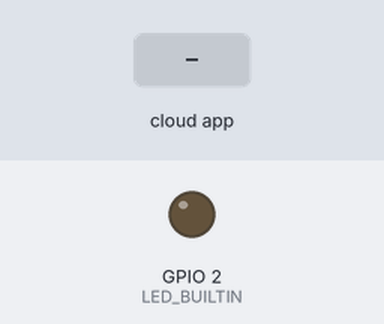
This sketch was run on a simulated ESP32. Shown: output pins drawn as LEDs (lit = HIGH). The test bench sets the inputs (shaded band).

Above: at 1.2 s.
1.3 s: the phone or cloud app sets led to 1
At 1.8 s:
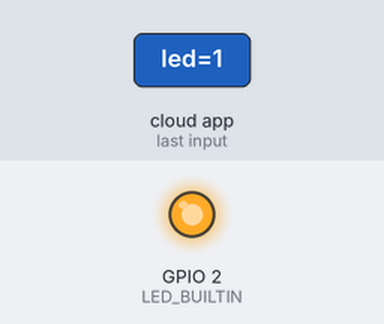
2.8 s: the phone or cloud app sets led to 0
At 4.1 s:
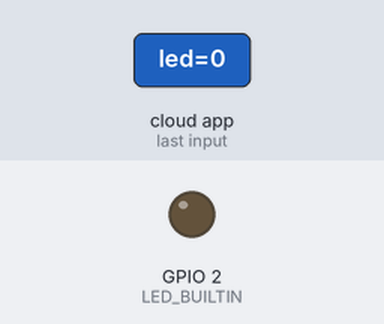
Timing chart, 0 to 5.8 s (numbered marks = the images above; inputs shaded):
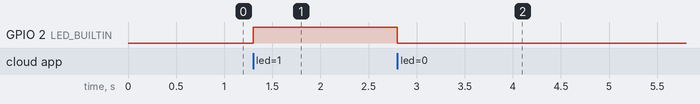

The sketch:

Thinger_kondrong.ino
```cpp
#include <ThingerESP32.h>

#define USERNAME "saparhadi"
#define DEVICE_ID "ESP32"
#define DEVICE_CREDENTIAL "nktkmpV1E@mt"

#define SSID "kondrong"
#define SSID_PASSWORD "kondrong123"

ThingerESP32 thing(USERNAME, DEVICE_ID, DEVICE_CREDENTIAL);

#ifdef __cplusplus
extern "C" {
#endif
uint8_t temprature_sens_read();
#ifdef __cplusplus
}
#endif
uint8_t temprature_sens_read();

void setup() {
  pinMode(LED_BUILTIN, OUTPUT);

  thing.add_wifi(SSID, SSID_PASSWORD);

  thing["led"] << [](pson & in) {
    if (in.is_empty()) {
      in = (bool) digitalRead(LED_BUILTIN);
    }
    else {
      digitalWrite(LED_BUILTIN, in ? HIGH : LOW);
    }
  };

  thing["InternalTemp"] >> [](pson & out) {
    out = ((temprature_sens_read() - 32) / 1.8);
  };
}

void loop() {
  thing.handle();
}
```

Measured:
- after the input at 1.3 s, GPIO 2 (LED_BUILTIN): LOW → HIGH at once
- after the input at 2.8 s, GPIO 2 (LED_BUILTIN): HIGH → LOW at once
